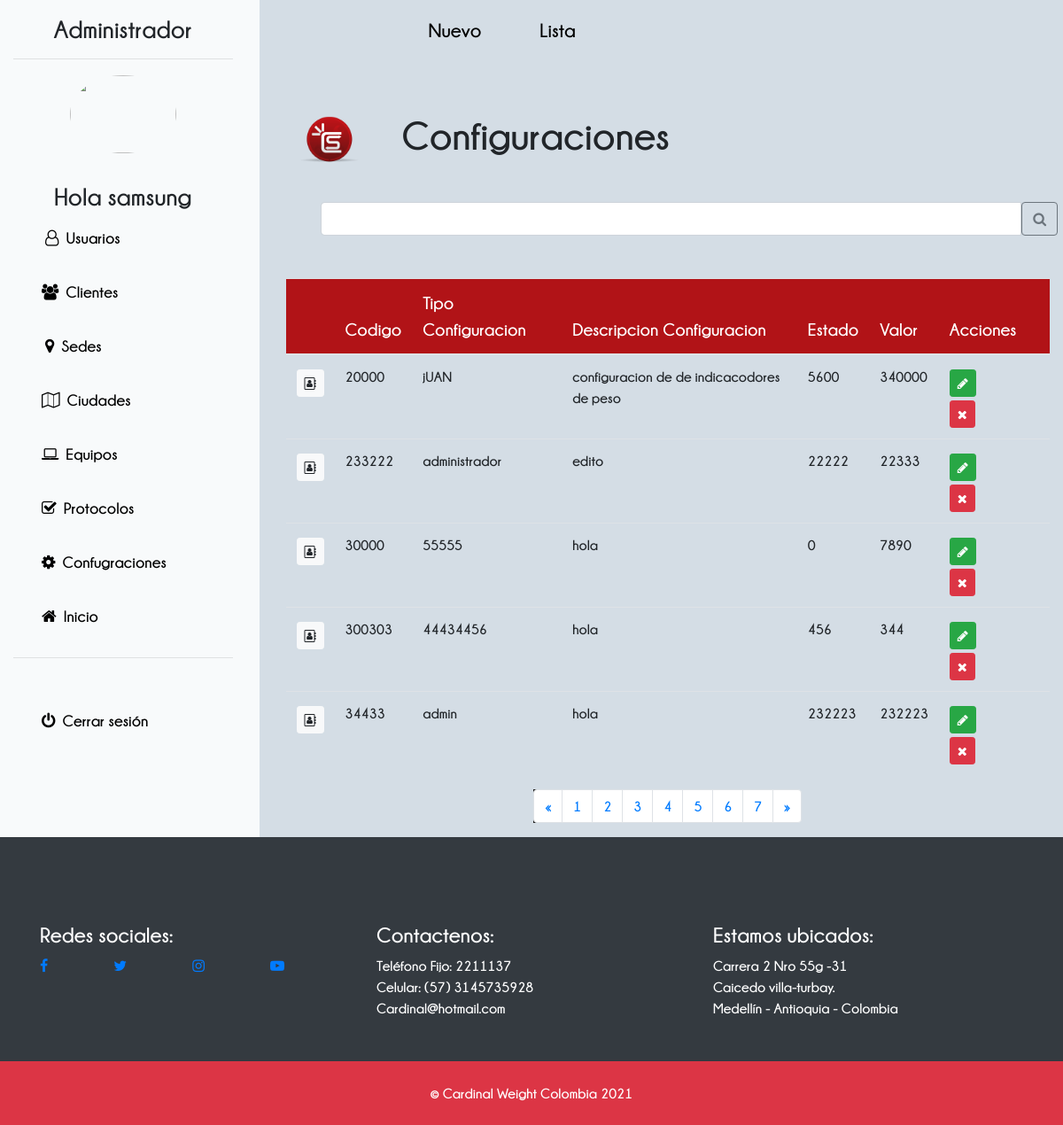
The page /vista/list_configuraciones.php (signed in) on the database its author committed.
### tables this page shows
CREATE TABLE `configuraciones` (
  `codigo` varchar(6) NOT NULL,
  `tipo_config` varchar(50) NOT NULL,
  `Descripcion_config` varchar(200) NOT NULL,
  `Estado` varchar(11) NOT NULL,
  `valor` mediumtext NOT NULL
);

### datos/Conexion.php (called while the page is built)
<?php
class Conexion {
        public static function Conectar() {
            try {
                $cn = new PDO("mysql:host=localhost;dbname=connect_services","root", "");
               return $cn;
            } catch (PDOException $ex) {
                die($ex->getMessage());
            }
        }
    }

### datos/ConfiguracionesDao.php (called while the page is built, shortened)
<?php
include '../datos/Conexion.php';
class ConfiguracionesDao extends Conexion
{
    protected static $cnx;
    private static function getConexion()
    {
        self::$cnx = Conexion::conectar();
    }
    public static function getConfiguracionesd($page, $dato = "")
    {
        if ($dato != "") {
            $query = "SELECT * FROM configuraciones WHERE codigo LIKE '%$dato%' OR tipo_config LIKE '%$dato%' OR Descripcion_config LIKE '%$dato%' OR Estado LIKE '%$dato%'OR valor LIKE '%$dato%'";
        } else if ($page != null) {
            $query = "SELECT * FROM configuraciones limit 5 offset " . strval(($page * 5 - 5));
        } else {
            $query = "SELECT * FROM configuraciones WHERE codigo";
        }
        $resultado = self::$cnx->prepare($query);
        $resultado->execute();
        $filas = $resultado->fetchAll();
        return $filas;
    }
}

### controlador/ConfiguracionesControlador.php (called while the page is built, shortened)
<?php
include '../datos/ConfiguracionesDao.php';
class ConfiguracionesControlador
{
    public static function getConfiguracioness($page, $dato="")
    {
        return ConfiguracionesDao::getConfiguracionesd($page, $dato);
    }
}

### vista/list_configuraciones.php (the view, shortened to what this page needs)
<!DOCTYPE html>
<html lang="en">
<head>
    <link rel="stylesheet" href="../bootstrap/css/bootstrap.min.css">
    <link rel="stylesheet" href="../css/nuevo_usuario.css">
    <link href="https://stackpath.bootstrapcdn.com/font-awesome/4.7.0/css/font-awesome.min.css" rel="stylesheet">
    <link rel="stylesheet" href="plugins/sweetalert2/sweetalert2.min.css">
</head>
<body>
<?php
include "../controlador/ConfiguracionesControlador.php";
$page = isset($_GET["page"]) ? intval($_GET['page']) : 1;
$filas = ConfiguracionesControlador::getConfiguracioness($page);
?>
<div class="container-fluid  p-0">
    <div class="row">
        <div class="col-md-3" style="min-height: 100%; background-color: #f8fafb">
            <div class="container">
                <h3 class="text-center mt-3"> <?php echo ucfirst($_SESSION["usuario"]["Tipo_de_usuario"]) ?></h3>
                <hr>
                <div class="mt-5">
                    <img id="img1" src="<?=$_SESSION["usuario"]["Foto"] ?>" class="rounded-circle mx-auto d-block responsive img-circle  clip-circle ml-5  float-center" style="width: 120px; height: 88px; margin-top:-30px; display:inline-block;"><br />
                </div>
                <div class="mt-2 text-center">
                    <h3><strong>Hola</strong> <?php echo $_SESSION["usuario"]["Nombres"]; ?></h3>
                </div>
                <div id="Navbar2" class="d-grid gap-2 col-12 mx-auto float-none">
                    <a href="../vista/list_usuarios.php" class="btn  btn-lg ml-1" style="font-size: 18px;"><i class="fa fa-user-o fa-md mr-2"></i>Usuarios</a>
                </div>
                <div id="Navbar2" class="d-grid gap-2 col-12 mx-auto mt-2 float-none">
                    <a href="../vista/list_clientes.php" class="btn btn-lg" style="font-size: 18px;"> <i class="fa fa-users fa-md mr-2"></i>Clientes</a>
                </div>
                <div id="Navbar2" class="d-grid gap-2 col-12 mx-auto mt-2 float-none">
                    <a href="../vista/list_sedes.php" class="btn  btn-lg ml-1" style="font-size: 18px;"><i class="fa fa-map-marker  fa-md mr-2"></i>Sedes</a>
                </div>
                <div id="Navbar2" class="d-grid gap-2 col-12 mx-auto mt-2 float-none">
                    <a  href="../vista/list_ciudades.php" class="btn  btn-lg" style="font-size: 18px;"><i class="fa fa-map-o  fa-md mr-2"></i>Ciudades</a>
                </div>
                <div id="Navbar2" class="d-grid gap-2 col-12 mx-auto mt-2 float-none">
                    <a href="../vista/list_equipos.php" class="btn  btn-lg" style="font-size: 18px;"> <i class="fa fa-laptop  fa-md mr-2"></i>Equipos</a>
                </div>
                <div id="Navbar2" class="d-grid gap-2 col-12 mx-auto mt-2 float-none">
                    <a href="../vista/list_protocolos.php" class="btn  btn-lg" style="font-size: 18px;"><i class="fa fa-check-square-o  fa-md mr-2"></i>Protocolos</a>
                </div>
                <div id="Navbar2" class="d-grid gap-2 col-12 mx-auto mt-2 float-none">
                    <a href="../vista/list_configuraciones.php" class="btn  btn-lg" style="font-size: 18px;"><i class="fa fa-cog  fa-md mr-2"></i>Confugraciones</a>
                </div>
                <div id="Navbar2" class="d-grid gap-2 col-12 mx-auto mt-2 float-none">
                    <a href="../vista/index.php" class="btn  btn-lg" style="font-size: 18px;"><i class="fa fa-home fa-md mr-2" aria-hidden="true"></i>Inicio</a>
                </div>
                <hr class="mt-3">
                <div id="Navbar2" class="d-grid gap-2 col-12 mx-auto mt-5 float-none">
                    <a href="cerrar_sesion.php" class="btn  btn-lg" style="font-size: 18px;"><i class="fa fa-power-off  fa-md mr-2"></i>Cerrar sesión</a>
                </div>
            </div>
        </div>
        <div class="col-md-9 col-lg-9" style="background-color: #d4dde5; height: 100%;">
            <div id="Navbar1" class="navbar ml-5">
                <div class="ml-5">
                    <a class="navbar-brand nav-link mt-1 ml-5 float-left" href="../vista/nuevo_configuracion.php">Nuevo</a>
                    <a class="navbar-brand nav-link mt-1 ml-4" href="../vista/list_configuraciones.php">Lista</a>
                </div>
            </div>
            <div class="col-md-12 col-lg-12  container-fluid">
                <div>
                    <div class="col-lg-12">
                        <img src="../imagenes/logo.png" class="rounded mx-auto d-block responsive float-left" style="width: 68px; margin-top: 10px;" alt="Responsive image" />
                    </div>
                    <div class="mt-5 ml-4 col-lg-12 col-sm-12">
                        <h1 style="font-family: Champagne; font-size: 45px;" class="float-left ml-5 mt-2 text-center mb-5">Configuraciones</h1>
                        <div class="input-group">
                            <input type="text" name="caja_busqueda" id="caja_busqueda" class="form-control" autofocus>
                            <button class="btn btn-outline-secondary" type="button" id="button-addon1">
                                <i class="fa fa-search" style="position: relative; right: 0; padding: 0;" class="mt-5" aria-hidden="true"></i>
                            </button>
                        </div>
                    </div>
                </div>
            </div>
            <div id="datos" class="col-xl-12 col-md-12 col-lg-12 mt-5 container-fluid table-responsive">
                <table class="table table-hover">
                    <thead style="background-color: #b11317; color: white">
                    <tr>
                        <th scope="col"></th>
                        <th scope="col" id="colu"> Codigo </th>
                        <th scope="col" id="colu">Tipo Configuracion</th>
                        <th scope="col" id="colu">Descripcion Configuracion</th>
                        <th scope="col" id="colu">Estado</th>
                        <th scope="col" id="colu">Valor</th>
                        <th colspan="2" scope="col"  id="colu">Acciones</th>
                    </tr>
                    </thead>
                    <tbody class="table-striped">
                    <?php foreach ($filas as $configuracion) {  ?>
                        <tr>
                            <td> <a href="ver_datos_configuraciones.php?codigo=<?= $configuracion["codigo"] ?>" class="btn btn-light btn-sm mt-1"><i class="fa fa-address-book-o" aria-hidden="true"></i></a></td>
                            <td><?php echo $configuracion["codigo"] ?></td>
                            <td><?php echo $configuracion["tipo_config"] ?></td>
                            <td><?php echo $configuracion["Descripcion_config"] ?></td>
                            <td><?php echo $configuracion["Estado"] ?></td>
                            <td><?php echo $configuracion["valor"] ?></td>
                            <td>
                                <a href="crear_configuracion_form.php?codigo=<?= $configuracion["codigo"] ?>" class="btn btn-success btn-sm mt-1"><i class="fa fa-pencil fa-1x" aria-hidden="true"></i></a>
                                <a href="javascript:eliminar(confirm('Deseas eliminar?'),
                                     'eliminar_configuracion_logic.php?codigo=<?php echo $configuracion["codigo"]  ?>');" class="btn btn-danger  btn-sm mt-1  mr-5"><i class="fa fa-times fa-1x" aria-hidden="true"></i></a>
                            </td>
                        </tr>
                    <?php  } ?>
                    </tbody>
                </table>
                <nav aria-label="navbar navbar-expand-lg navbar-dark bg-danger fixed-top">
                    <ul class="pagination justify-content-center">
                        <li class="page-item" style="background-color: #1b1a19">
                            <a class="page-link page-link-previous" href="?page aria-label" aria-label="Previous">
                                <span aria-hidden="true">&laquo;</span>
                            </a>
                        </li>
                        <li class="page-item"><a class="page-link" href="?page=1">1</a></li>
                        <li class="page-item"><a class="page-link" href="?page=2">2</a></li>
                        <li class="page-item"><a class="page-link" href="?page=3">3</a></li>
                        <li class="page-item"><a class="page-link" href="?page=4">4</a></li>
                        <li class="page-item"><a class="page-link" href="?page=5">5</a></li>
                        <li class="page-item"><a class="page-link" href="?page=6">6</a></li>
                        <li class="page-item"><a class="page-link" href="?page=7">7</a></li>
                        <li class="page-item" background-color="red">
                            <a class="page-link page-link-next" href="?page aria-label=" Next">
                            <span aria-hidden="true">&raquo;</span>
                            </a>
                        </li>
                    </ul>
                </nav>
            </div>
        </div>
    </div>
</div>
<section id="pie">
    <footer class="bg-dark py-5" id="pie_pagin">
        <div class="container">
            <div class="row">
                <div class="col-md-12">
                    <div class="row">
                        <div class="accordion d-lg-flex w-100" data-parent="accordion">
                            <div class="col-lg-4 mt-5 col-md-12">
                                <div class="text-white h4 d-none d-lg-block d-kl-block">
                                    Redes sociales:
                                </div>
                                <div class="collapse text-white d-lg-flex" id="One" data-parent="#accordion">
                                    <ul class="list-unstyled  d-flex w-100 justify-content-between">
                                        <li><a href="https://www.facebook.com/" target="blank" class="nav-limk p-0"><i class="fa fa-facebook"></i></a></li>
                                        <li><a href="https://twitter.com/?lang=es" target="blank" class="nav-limk p-0"><i class="fa fa-twitter"></i></a>
                                        </li>
                                        <li><a href="https://www.instagram.com/?hl=es-la" target="blank" class="nav-limk p-0"><i class="fa fa-instagram"></i></a>
                                        </li>
                                        <li><a href="https://www.youtube.com/?gl=CO&hl=es-419" target="blank" class="nav-limk p-0"><i class="fa fa-youtube-play"></i></a>
                                        </li>
                                    </ul>
                                </div>
                            </div>
                            <div class="col-lg-4 mt-5 col-md-12">
                                <div class="text-white h4  d-none d-lg-block d-kl-block">
                                    Contactenos:
                                </div>
                                <div class="collapse text-white d-lg-flex" id="Two" data-parent="#accordion">
                                    <div>
                                        <div>Teléfono Fijo: 2211137</div>
                                        <div>Celular: (57) 3145735928</div>
                                        <div>Cardinal@hotmail.com</div>
                                    </div>
                                </div>
                            </div>
                            <div class="col-lg-4 mt-5 col-md-12">
                                <div class="text-white h4 d-none d-lg-block d-kl-block">
                                    Estamos ubicados:
                                </div>
                                <div class="collapse text-white d-lg-flex" id="Three" data-parent="#accordion">
                                    <div>
                                        <div>Carrera 2 Nro 55g -31</div>
                                        <div>Caicedo villa-turbay.</div>
                                        <div>Medellín - Antioquia - Colombia</div>
                                    </div>
                                </div>
                            </div>
                        </div>
                    </div>
                </div>
            </div>
        </div>
    </footer>
    <div class="container-fluid">
        <div class="row bg-danger">
            <div class="col-md-12">
                <div class="d-flex justify-content-center align-items-center">
                    <span class="p-4 text-white">&copy; Cardinal Weight Colombia 2021</span>
                </div>
            </div>
        </div>
    </div>
</body>
</html>

### css/nuevo_usuario.css (style rules this page uses)
* { margin: 0px; padding: 0px; }
.navbar { background-color: #d4dde5; }
body { overflow-x: hidden; font-family: Champagne; background-color: #e4ecef; }
#img1 { border-radius: 150% !important; }
.fa-users { color: black; }
.navbar a { color: black !important; font-weight: 400 !important; font-family: Champagne !important; font-size: 22px; }
.fa-search { position: absolute; padding: 11px; right: 60px; }
#Navbar1 a { margin-right: 10PX; color: black !important; border-bottom: 7px solid transparent; }
#Navbar2 a { margin-right: 22PX; color: black !important; border-bottom: 9px solid transparent; }
#colu { font-size: 20px; font-weight: 700; font-family: Champagne; }

### rows shown on the page
configuraciones: codigo "20000", tipo_config "jUAN", Descripcion_config "configuracion de de indicacodores de peso", Estado "5600", valor "340000"
configuraciones: codigo "233222", tipo_config "administrador", Descripcion_config "edito", Estado "22222", valor "22333"
configuraciones: codigo "30000", tipo_config "55555", Descripcion_config "hola", Estado "0", valor "7890"
configuraciones: codigo "300303", tipo_config "44434456", Descripcion_config "hola", Estado "456", valor "344"
configuraciones: codigo "34433", tipo_config "admin", Descripcion_config "hola", Estado "232223", valor "232223"

### other values the page prints
$_SESSION["usuario"]["Tipo_de_usuario"] "Administrador"
$_SESSION["usuario"]["Nombres"] "samsung"
